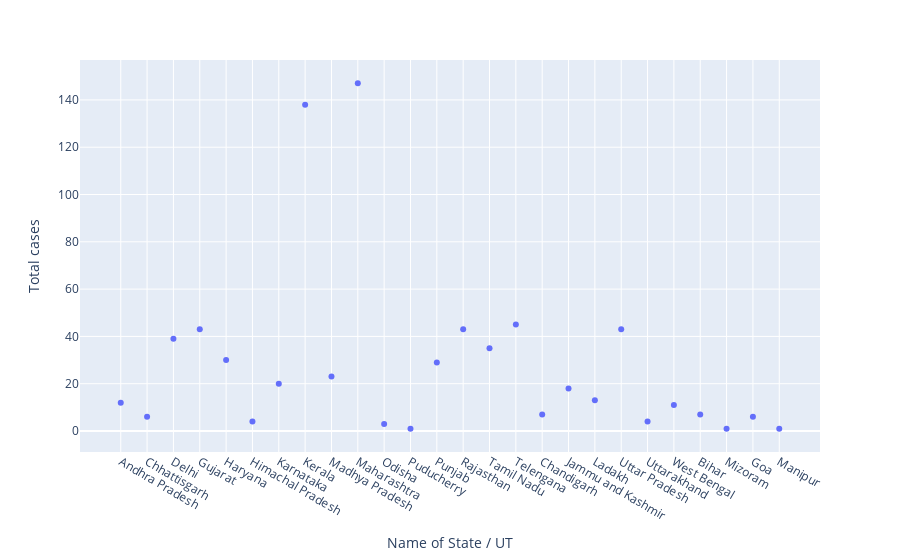

Notebook cell for this chart:
### Code cell
px.scatter(df,x='Name of State / UT',y='Total cases')

### Figure 1 — Plotly figure (JSON) as saved in the notebook; plotly's stock layout.template omitted (floating-point values rounded to 4 significant figures)
{"data": [{"hovertemplate": "Name of State / UT=%{x}<br>Total cases=%{y}<extra></extra>", "legendgroup": "", "marker": {"color": "#636efa", "symbol": "circle"}, "mode": "markers", "name": "", "showlegend": false, "type": "scatter", "x": ["Andhra Pradesh", "Chhattisgarh", "Delhi", "Gujarat", "Haryana", "Himachal Pradesh", "Karnataka", "Kerala", "Madhya Pradesh", "Maharashtra", "Odisha", "Puducherry", "Punjab", "Rajasthan", "Tamil Nadu", "Telengana", "Chandigarh", "Jammu and Kashmir", "Ladakh", "Uttar Pradesh", "Uttarakhand", "West Bengal", "Bihar", "Mizoram", "Goa", "Manipur"], "xaxis": "x", "y": [12, 6, 39, 43, 30, 4, 20, 138, 23, 147, 3, 1, 29, 43, 35, 45, 7, 18, 13, 43, 4, 11, 7, 1, 6, 1], "yaxis": "y"}], "layout": {"legend": {"tracegroupgap": 0}, "margin": {"t": 60}, "xaxis": {"anchor": "y", "domain": [0, 1], "title": {"text": "Name of State / UT"}}, "yaxis": {"anchor": "x", "domain": [0, 1], "title": {"text": "Total cases"}}}}
